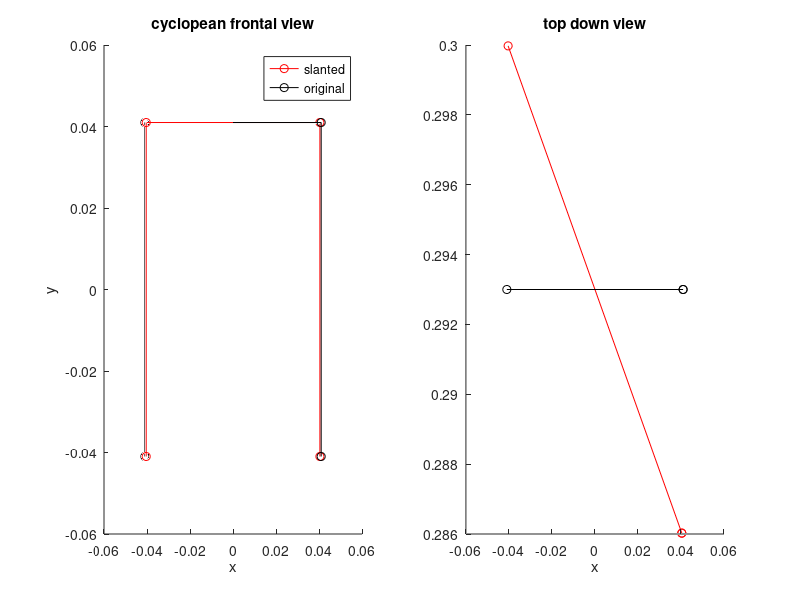
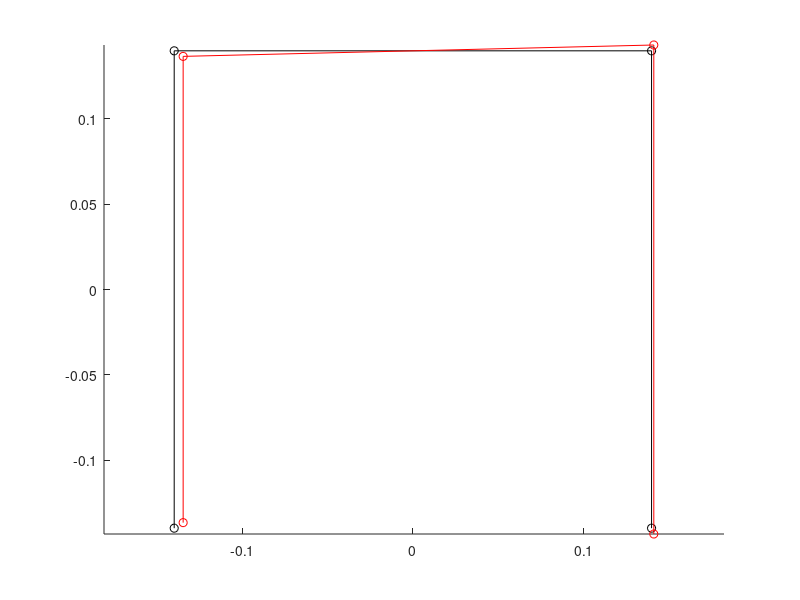

Recreate these plots in MATLAB, in order.
% This script was used to determine the location of the red arrow in figure 8.
% The red arrow represents the expected shape distortion given the expected
% slant distortion (e.g. change in binocular disparity). This script 
% caluclates the ratio of the two sides of the rectangle.

clear all;
close all;

% distance from cyclopian eye to the rectangle.
dist_m = 0.293;

% size of rectangle
RectH_dg = 16;
RectW_dg = 16;
RectHalfW_m   = (2*(dist_m )).*tand((RectW_dg./2)./2); 
RectHalfH_m  = (2*(dist_m )).*tand((RectW_dg./2)./2);

%Slant of the rectangle. 
slant = 9.8; % expected slant distortion at the stimulus distance. positive slants=slant away from right eye
display(['Slant = ', num2str(slant), ' deg']);
slant = slant.*-1; %reverse the sign of the slant to correct sign conversion issues later

% Corners of a rectangle
x = [-RectHalfW_m,-RectHalfW_m,RectHalfW_m,RectHalfW_m]; % bottomleft , topleft, topright, bottomright
y = [-RectHalfH_m,RectHalfH_m,RectHalfH_m,-RectHalfH_m];
z = [dist_m,dist_m ,dist_m ,dist_m];


% SPECIFY THE PLANE
% point on plane 
x0 = 0;
y0 = 0;
z0 = dist_m; %negative distance

% frontoparallel plane normal (surface normal vector)
a0 = 0;
b0 = 0; 
c0 = 1; 

% CALCULATE PLANE FOR A GIVEN SLANT
% adjust surface normal to specified slant
a = a0*cosd(slant) - c0*sind(slant); % x coordinate for surfance normal vector
b = b0;                              % y coordinate doesn't change because we are rotating around a vertical axis
c = a0*sind(slant) + c0*cosd(slant); % z coordinate for surface normal vector

% Equation for a plane
d = -a*x0 - b*y0 - c*z0; 

% Identify the xposition of the corners given the slant 
x_slanted = x*cosd(slant);

% solve for z 
z_slanted= (-d - a.*x_slanted - b.*y)./c; 

%% plot the results to double check

    % PLOT ORTHOGRAPHIC VIEW OF THE RECTANGLE'S CORNERS
    figure(50); hold on; % note that this orthographic projection does not show what the stimulus would actually look like on screen
    subplot(1,2,1); hold on; title('cyclopean frontal view');
    s = plot3(x_slanted(:),y(:),z_slanted(:),'-ro'); %slanted
    or = plot3(x(:),y(:),z(:),'-ko'); %oritinal dots
    view([0 90]); %side view
    xlabel('x'); ylabel('y');
    legend([s or],'slanted','original');
    
    subplot(1,2,2); hold on; title('top down view');
    plot3(x_slanted(:),y(:),z_slanted(:),'-ro'); %plots the dots from a top view
    plot3(x(:),y(:),z(:),'-ko'); %oritinal dots
    view([0 0]); %top view
    xlabel('x'); ylabel('z');
    
    
    %PLOT USING PERSPECTIVE PROJECTION
    f = 1;
    xo = f*x(:)./z(:);
    yo = f*y(:)./z(:);
    
    xs = f*x_slanted(:)./z_slanted(:);
    ys = f*y(:)./z_slanted(:);
    
    figure(51); hold on;
    plot(xo,yo,'-ko'); %original
    plot(xs,ys,'-ro'); %slanted
    axis equal;


%% Identfiy the ratio of right height / left height of the shape
%this is the caluclation we do in the paper to measure the shape distortion

ratioPercieved = ys(4)./ ys(1); %half height of right side divided by the left side
display(ratioPercieved)

ratioAdjusted = ys(1) ./ ys(4); % expected adjusted ratio which is the inverse of the percieved because they are nulling the distortion
display(ratioAdjusted);

%this is the value that the red arrow signifies in figure 8 which is a
%difference in ratios between the start minus pre measurement
expectedDiff = ratioAdjusted - 1;
disp(['expected difference in start-pre measurement =', num2str(expectedDiff)]);


